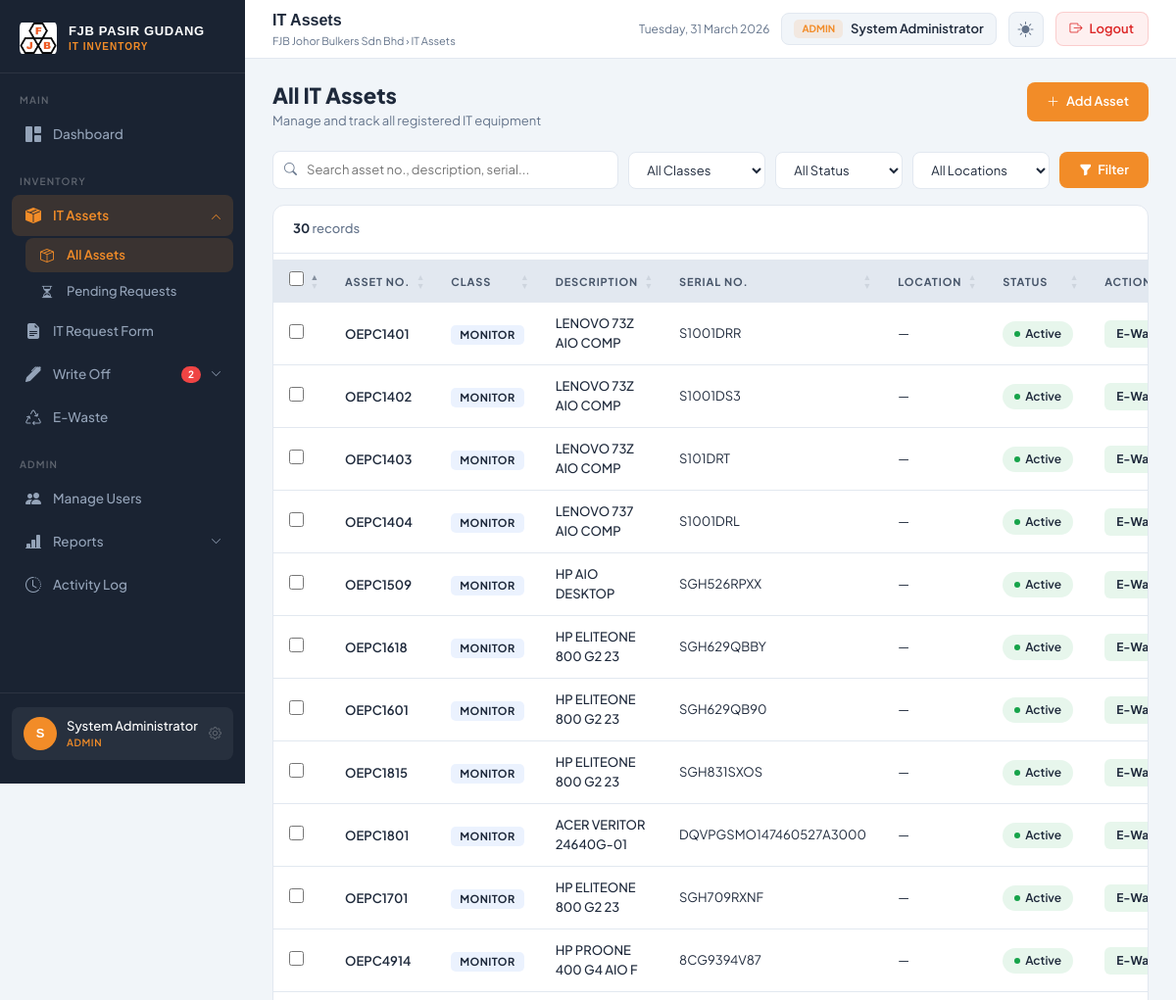
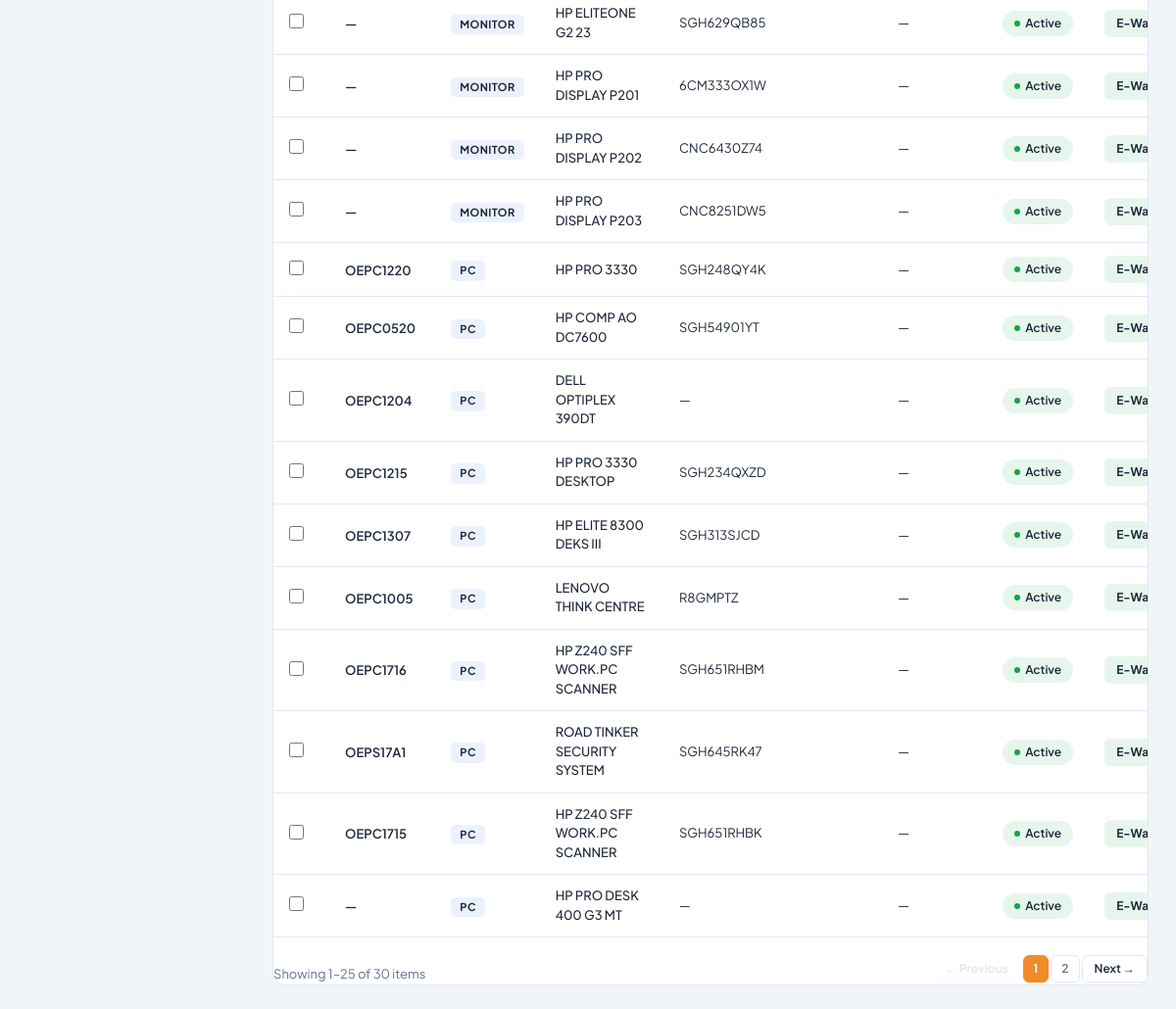
The app's page /inventory.php (signed in) with its own data (2 pictures, top to bottom).
### tables this page shows
CREATE TABLE IF NOT EXISTS inventory_items (
    id INT AUTO_INCREMENT PRIMARY KEY,
    asset_number VARCHAR(50),
    asset_class VARCHAR(50) NOT NULL,
    description VARCHAR(255) NOT NULL,
    serial_number VARCHAR(100),
    brand VARCHAR(100),
    model VARCHAR(100),
    location VARCHAR(100),
    condition_status ENUM('Good','Fair','Poor','Damaged') DEFAULT 'Good',
    item_status ENUM('Active','In Repair','Disposed','Reserved') DEFAULT 'Active',
    purchase_date DATE,
    purchase_price DECIMAL(10,2),
    notes TEXT,
    created_by INT,
    created_at DATETIME DEFAULT CURRENT_TIMESTAMP,
    updated_at DATETIME DEFAULT CURRENT_TIMESTAMP ON UPDATE CURRENT_TIMESTAMP,
    FOREIGN KEY (created_by) REFERENCES users(id) ON DELETE SET NULL
);

### includes/auth_check.php (called while the page is built, shortened)
<?php
function h($str) {
    return htmlspecialchars($str ?? '', ENT_QUOTES, 'UTF-8');
}
?>

### inventory.php (the view, shortened to what this page needs)
<?php
require_once 'includes/auth_check.php';
$db = getDB();
$db->query("CREATE TABLE IF NOT EXISTS delete_requests (
    id INT AUTO_INCREMENT PRIMARY KEY,
    inventory_id INT NOT NULL,
    requested_by INT NOT NULL,
    reason TEXT,
    status ENUM('Pending','Approved','Rejected') DEFAULT 'Pending',
    reviewed_by INT,
    reviewed_at DATETIME,
    created_at DATETIME DEFAULT CURRENT_TIMESTAMP,
    FOREIGN KEY (inventory_id) REFERENCES inventory_items(id) ON DELETE CASCADE,
    FOREIGN KEY (requested_by) REFERENCES users(id) ON DELETE CASCADE,
    FOREIGN KEY (reviewed_by) REFERENCES users(id) ON DELETE SET NULL
)");
$f_search   = trim($_GET['search'] ?? '');
$where = ['1=1'];
$where_sql = implode(' AND ', $where);
$simple_where = str_replace('inv.', '', $where_sql);
$dr_table_exists = $db->query("SHOW TABLES LIKE 'delete_requests'")->num_rows > 0;
if ($dr_table_exists) {
    $items = $db->query("SELECT inv.*, ew.disposal_status as ew_status, dr.id as del_req_id FROM inventory_items inv LEFT JOIN ewaste_items ew ON ew.original_inventory_id=inv.id AND ew.disposal_status IN ('Pending','Approved') LEFT JOIN delete_requests dr ON dr.inventory_id=inv.id AND dr.status='Pending' WHERE $where_sql ORDER BY inv.asset_class, inv.created_at DESC");
} else {
    $items = $db->query("SELECT inv.*, ew.disposal_status as ew_status, NULL as del_req_id FROM inventory_items inv LEFT JOIN ewaste_items ew ON ew.original_inventory_id=inv.id AND ew.disposal_status IN ('Pending','Approved') WHERE $where_sql ORDER BY inv.asset_class, inv.created_at DESC");
}
$total_count = $db->query("SELECT COUNT(*) c FROM inventory_items WHERE $simple_where")->fetch_assoc()['c'];
require_once 'includes/layout.php';
?>
<div style="display:flex;align-items:flex-start;justify-content:space-between;margin-bottom:20px">
  <div>
    <h4 style="font-family:'Plus Jakarta Sans',sans-serif;font-weight:800;font-size:22px;color:var(--text);margin:0">All IT Assets</h4>
    <p style="font-size:13px;color:var(--muted);margin:4px 0 0">Manage and track all registered IT equipment</p>
  </div>
  <a href="inventory.php?action=add" class="btn-primary-custom" style="padding:10px 20px;font-size:13px">
    <i class="bi bi-plus-lg"></i> Add Asset
  </a>
</div>
<div style="display:flex;align-items:center;gap:10px;flex-wrap:wrap;margin-bottom:16px">
  <form method="GET" action="inventory.php" id="filterForm" style="display:flex;align-items:center;gap:10px;flex-wrap:wrap;width:100%">
    <div style="position:relative;flex:1;min-width:220px">
      <i class="bi bi-search" style="position:absolute;left:12px;top:50%;transform:translateY(-50%);color:var(--muted);font-size:13px"></i>
      <input type="text" name="search" value="<?= h($f_search) ?>" placeholder="Search asset no., description, serial..."
        style="width:100%;padding:9px 12px 9px 34px;background:var(--surface);border:1.5px solid var(--border);border-radius:8px;color:var(--text);font-size:13px;font-family:'Plus Jakarta Sans',sans-serif;outline:none"
        onfocus="this.style.borderColor='var(--accent)'" onblur="this.style.borderColor='var(--border)'">
    </div>
    <select name="class" onchange="this.form.submit()"
      style="padding:9px 14px;background:var(--surface);border:1.5px solid var(--border);border-radius:8px;color:var(--text);font-size:13px;font-family:'Plus Jakarta Sans',sans-serif;outline:none;min-width:140px">
      <option value="">All Classes</option>
    </select>
    <select name="status" onchange="this.form.submit()"
      style="padding:9px 14px;background:var(--surface);border:1.5px solid var(--border);border-radius:8px;color:var(--text);font-size:13px;font-family:'Plus Jakarta Sans',sans-serif;outline:none;min-width:130px">
      <option value="">All Status</option>
    </select>
    <select name="location" onchange="this.form.submit()"
      style="padding:9px 14px;background:var(--surface);border:1.5px solid var(--border);border-radius:8px;color:var(--text);font-size:13px;font-family:'Plus Jakarta Sans',sans-serif;outline:none;min-width:140px">
      <option value="">All Locations</option>
    </select>
    <button type="submit"
      style="padding:9px 20px;background:var(--accent);color:#fff;border:none;border-radius:8px;font-size:13px;font-weight:600;cursor:pointer;font-family:'Plus Jakarta Sans',sans-serif;white-space:nowrap;display:flex;align-items:center;gap:6px">
      <i class="bi bi-funnel-fill"></i> Filter
    </button>
  </form>
</div>
<div class="table-card">
  <div style="padding:14px 20px;border-bottom:1px solid var(--border);display:flex;align-items:center;justify-content:space-between">
    <span style="font-size:13px;color:var(--muted);font-weight:500">
      <strong style="color:var(--text)"><?= number_format($total_count) ?></strong> record<?= $total_count !== 1 ? 's' : '' ?>
    </span>
  </div>
  <div class="table-responsive">
    <table class="table table-hover data-table" style="font-family:'Plus Jakarta Sans',sans-serif">
      <thead><tr>
        <th style="width:40px"><input type="checkbox" id="selectAll" style="cursor:pointer;accent-color:var(--accent);width:15px;height:15px"></th>
        <th>ASSET NO.</th><th>CLASS</th><th>DESCRIPTION</th>
        <th>SERIAL NO.</th><th>LOCATION</th><th>STATUS</th>
        <th>ACTIONS</th>
      </tr></thead>
      <tbody>
      <?php while ($row = $items->fetch_assoc()): ?>
      <tr>
        <td><input type="checkbox" class="row-check" value="<?= $row['id'] ?>"
          style="cursor:pointer;accent-color:var(--accent);width:15px;height:15px"></td>
        <td>
          <a href="inventory.php?action=edit&id=<?= $row['id'] ?>"
            style="color:var(--accent);font-size:13px;font-weight:600;text-decoration:none;font-family:'Plus Jakarta Sans',sans-serif">
            <?= h($row['asset_number'] ?: '—') ?>
          </a>
        </td>
        <td>
          <span style="display:inline-block;background:rgba(59,130,246,.1);color:#2563eb;border-radius:5px;padding:2px 9px;font-size:11px;font-weight:700;letter-spacing:.04em;font-family:'Plus Jakarta Sans',sans-serif">
            <?= h($row['asset_class']) ?>
          </span>
        </td>
        <td style="font-weight:500;font-size:13px;font-family:'Plus Jakarta Sans',sans-serif"><?= h($row['description']) ?></td>
        <td style="font-size:13px;color:var(--muted);font-family:'Plus Jakarta Sans',sans-serif"><?= h($row['serial_number'] ?: '—') ?></td>
        <td style="font-size:13px;font-family:'Plus Jakarta Sans',sans-serif"><?= h($row['location'] ?: '—') ?></td>
        <td>
          <?php if ($row['item_status'] === 'Active'): ?>
            <span style="display:inline-flex;align-items:center;gap:5px;background:rgba(22,163,74,.1);color:#16a34a;border-radius:20px;padding:4px 12px;font-size:12px;font-weight:600;font-family:'Plus Jakarta Sans',sans-serif">
              <span style="width:6px;height:6px;background:#16a34a;border-radius:50%;display:inline-block"></span> Active
            </span>
          <?php else: ?>
            <span style="background:rgba(100,116,139,.1);color:var(--muted);border-radius:20px;padding:4px 12px;font-size:12px;font-weight:600;font-family:'Plus Jakarta Sans',sans-serif">
              <?= h($row['item_status']) ?>
            </span>
          <?php endif; ?>
        </td>
        <td>
          <div style="display:flex;align-items:center;gap:6px;flex-wrap:nowrap">
            <?php if ($row['item_status'] !== 'Disposed' && $row['item_status'] !== 'Collected' && empty($row['ew_status'])): ?>
            <a href="writeoff.php?item_id=<?= $row['id'] ?>"
              style="font-size:12px;font-weight:700;color:#16a34a;background:rgba(22,163,74,.1);border:none;border-radius:6px;cursor:pointer;padding:5px 12px;white-space:nowrap;font-family:'Plus Jakarta Sans',sans-serif;text-decoration:none;display:inline-block">E-Waste</a>
            <?php elseif (!empty($row['ew_status'])): ?>
            <span style="font-size:11px;font-weight:600;color:#d97706;background:rgba(245,158,11,.1);border-radius:6px;padding:5px 10px;white-space:nowrap;font-family:'Plus Jakarta Sans',sans-serif">
              <?= $row['ew_status'] === 'Pending' ? '⏳ Pending' : '✓ In E-Waste' ?>
            </span>
            <?php endif; ?>
          </div>
        </td>
      </tr>
      <?php endwhile; ?>
      </tbody>
    </table>
  </div>
</div>
<?php require_once 'includes/layout_end.php'; ?>

### records on screen
inventory_items: asset_number "OEPC1401", asset_class "MONITOR", description "LENOVO 73Z AIO COMP", serial_number "S1001DRR", location "—", item_status "Active" (drawn)
inventory_items: asset_number "OEPC1402", asset_class "MONITOR", description "LENOVO 73Z AIO COMP", serial_number "S1001DS3", location "—", item_status "Active" (drawn)
inventory_items: asset_number "OEPC1403", asset_class "MONITOR", description "LENOVO 73Z AIO COMP", serial_number "S101DRT", location "—", item_status "Active" (drawn)
inventory_items: asset_number "OEPC1404", asset_class "MONITOR", description "LENOVO 737 AIO COMP", serial_number "S1001DRL", location "—", item_status "Active" (drawn)
inventory_items: asset_number "OEPC1509", asset_class "MONITOR", description "HP AIO DESKTOP", serial_number "SGH526RPXX", location "—", item_status "Active" (drawn)
inventory_items: asset_number "OEPC1618", asset_class "MONITOR", description "HP ELITEONE 800 G2 23", serial_number "SGH629QBBY", location "—", item_status "Active" (drawn)
inventory_items: asset_number "OEPC1601", asset_class "MONITOR", description "HP ELITEONE 800 G2 23", serial_number "SGH629QB90", location "—", item_status "Active" (drawn)
inventory_items: asset_number "OEPC1815", asset_class "MONITOR", description "HP ELITEONE 800 G2 23", serial_number "SGH831SXOS", location "—", item_status "Active" (drawn)
inventory_items: asset_number "OEPC1801", asset_class "MONITOR", description "ACER VERITOR 24640G-01", serial_number "DQVPGSMO147460527A3000", location "—", item_status "Active" (drawn)
inventory_items: asset_number "OEPC1701", asset_class "MONITOR", description "HP ELITEONE 800 G2 23", serial_number "SGH709RXNF", location "—", item_status "Active" (drawn)
inventory_items: asset_number "OEPC4914", asset_class "MONITOR", description "HP PROONE 400 G4 AIO F", serial_number "8CG9394V87", location "—", item_status "Active" (drawn)
inventory_items: asset_number "—", asset_class "MONITOR", description "HP ELITEONE G2 23", serial_number "SGH629QB85", location "—", item_status "Active" (drawn)
inventory_items: asset_number "—", asset_class "MONITOR", description "HP PRO DISPLAY P201", serial_number "6CM333OX1W", location "—", item_status "Active" (drawn)
inventory_items: asset_number "—", asset_class "MONITOR", description "HP PRO DISPLAY P202", serial_number "CNC6430Z74", location "—", item_status "Active" (drawn)
inventory_items: asset_number "—", asset_class "MONITOR", description "HP PRO DISPLAY P203", serial_number "CNC8251DW5", location "—", item_status "Active" (drawn)
inventory_items: asset_number "OEPC1220", asset_class "PC", description "HP PRO 3330", serial_number "SGH248QY4K", location "—", item_status "Active" (drawn)
inventory_items: asset_number "OEPC0520", asset_class "PC", description "HP COMP AO DC7600", serial_number "SGH54901YT", location "—", item_status "Active" (drawn)
inventory_items: asset_number "OEPC1204", asset_class "PC", description "DELL OPTIPLEX 390DT", serial_number "—", location "—", item_status "Active" (drawn)
inventory_items: asset_number "OEPC1215", asset_class "PC", description "HP PRO 3330 DESKTOP", serial_number "SGH234QXZD", location "—", item_status "Active" (drawn)
inventory_items: asset_number "OEPC1307", asset_class "PC", description "HP ELITE 8300 DEKS III", serial_number "SGH313SJCD", location "—", item_status "Active" (drawn)
inventory_items: asset_number "OEPC1005", asset_class "PC", description "LENOVO THINK CENTRE", serial_number "R8GMPTZ", location "—", item_status "Active" (drawn)
inventory_items: asset_number "OEPC1716", asset_class "PC", description "HP Z240 SFF WORK.PC SCANNER", serial_number "SGH651RHBM", location "—", item_status "Active" (drawn)
inventory_items: asset_number "OEPS17A1", asset_class "PC", description "ROAD TINKER SECURITY SYSTEM", serial_number "SGH645RK47", location "—", item_status "Active" (drawn)
inventory_items: asset_number "OEPC1715", asset_class "PC", description "HP Z240 SFF WORK.PC SCANNER", serial_number "SGH651RHBK", location "—", item_status "Active" (drawn)
inventory_items: asset_number "—", asset_class "PC", description "HP PRO DESK 400 G3 MT", serial_number "—", location "—", item_status "Active" (drawn)

### other values on screen
$wo_pending_count "2"
substr($_SESSION['full_name'],0,1) "S"
$_SESSION['full_name'] "System Administrator"
$_SESSION['role'] "ADMIN"
$page_title "IT Assets"
$total_count "30"
